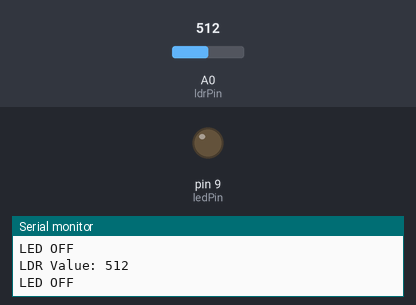
Bench run of a sketch on a simulated Arduino Uno, built with avr-gcc and run on an emulated ATmega328P. On the bench: output pins drawn as LEDs (lit = HIGH), the last lines printed to the serial monitor. The inputs (shaded band) are chosen by the test bench; at power-on: A0 (ldrPin) = 512.

Above: at 1.2 s.
1.3 s: A0 (ldrPin) set to 490
At 2.5 s:
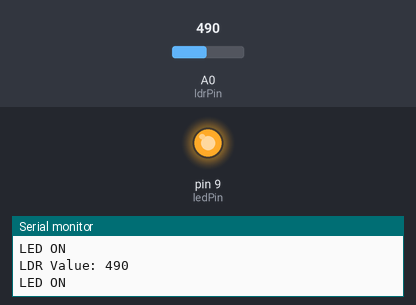
2.8 s: A0 (ldrPin) set to 510
At 4.0 s:
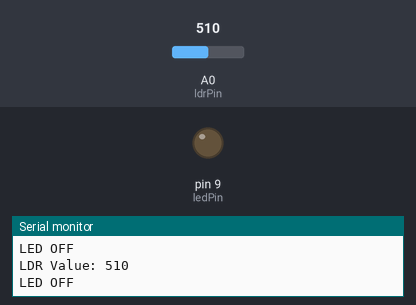
4.3 s: A0 (ldrPin) set to 306
At 5.4 s:
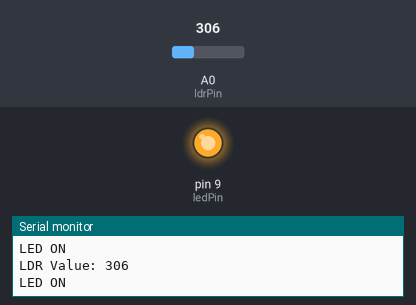
Timing chart, 0 to 7.3 s (numbered marks = the images above; inputs shaded):
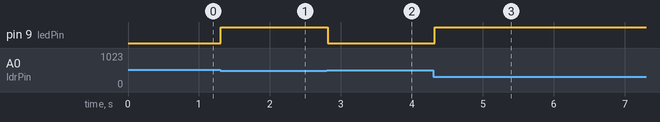

The sketch:

Ex5.ino
```cpp
#define ldrPin A0
#define ledPin 9
#define threshold 500

void setup() {
  pinMode(ledPin, OUTPUT);
  Serial.begin(9600);
}

void loop() {
  int ldrValue = analogRead(ldrPin);
  Serial.print("LDR Value: ");
  Serial.println(ldrValue);

  if (ldrValue < threshold) {
    digitalWrite(ledPin, HIGH);
    Serial.println("LED ON");
  } else {
    digitalWrite(ledPin, LOW);
    Serial.println("LED OFF");
  }
  delay(100);
}
```

Measured:
- the behaviour switches between 500 and 499 on A0 (ldrPin) (found by bisection; images 0 and 1)
- after the input at 1.3 s, pin 9 (ledPin): LOW → HIGH at once
- after the input at 2.8 s, pin 9 (ledPin): HIGH → LOW at once
- after the input at 4.3 s, pin 9 (ledPin): LOW → HIGH at once
